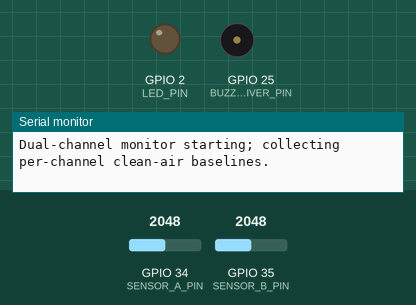
Recording of a sketch running on a simulated ESP32. Parts: output pins drawn as LEDs (lit = HIGH), buzzer (waves = sounding, pin HIGH), the last lines printed to the serial monitor. The inputs (shaded band) are chosen by the test bench; at power-on: GPIO 34 (SENSOR_A_PIN) = 2048, GPIO 35 (SENSOR_B_PIN) = 2048 (analog values on the 0–4095 scale). WiFi joins after 1.5 s; servers stay silent unless stated.

Above: at 1.2 s.
1.3 s: GPIO 34 (SENSOR_A_PIN) set to 10
2.8 s: GPIO 34 (SENSOR_A_PIN) set to 7
At 3.6 s:
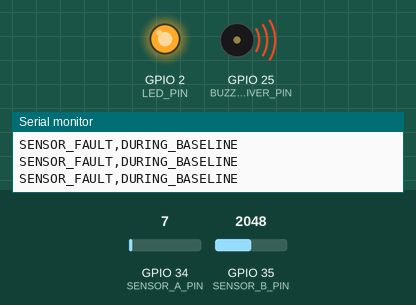
Timing chart, 0 to 5.8 s (numbered marks = the images above; inputs shaded):
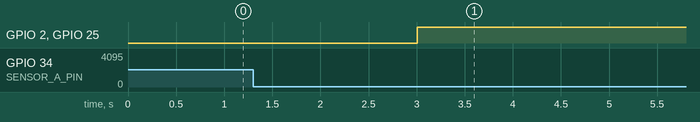

The sketch:

esp32_local_gas.ino
```cpp
/* Local bench demonstrator only. Not a certified gas alarm.
   Uses two independent analog sensor channels for health/agreement checks.
   Confirm the exact board, sensors, output voltage and pinout before wiring.
   ESP32 ADC pins are not 5-V tolerant; add a suitable divider/interface.
*/
#include <Arduino.h>
#include <WiFi.h>
#include <HTTPClient.h>
#include "credentials.h"

// Optional DHT22: install the Adafruit DHT sensor library and set to 1.
#define ENABLE_DHT22 0
#if ENABLE_DHT22
#include <DHT.h>
constexpr int DHT_PIN = 4;
DHT dht(DHT_PIN, DHT22);
#endif

constexpr int SENSOR_A_PIN = 34;       // ADC1, classic ESP32 example; confirm board
constexpr int SENSOR_B_PIN = 35;       // ADC1, second independent analog sensor
constexpr int LED_PIN = 2;             // Example only; board dependent
constexpr int BUZZER_DRIVER_PIN = 25;  // Use a transistor/driver, not GPIO for buzzer load
constexpr uint32_t SAMPLE_MS = 250;
constexpr uint32_t BASELINE_MS = 60000;
constexpr uint32_t TELEMETRY_MS = 2000;
constexpr float TRIP_RATIO = 1.80f;  // Demonstration setting; calibrate for the actual sensor
constexpr float CLEAR_RATIO = 1.35f;
constexpr uint8_t TRIP_COUNT = 3, CLEAR_COUNT = 8;
constexpr uint8_t STUCK_COUNT_LIMIT = 40;

float baselineA = 0, baselineB = 0;
uint32_t baselineSamples = 0;
bool alarmOn = false, baselineReady = false;
uint8_t highCount = 0, lowCount = 0, stuckCountA = 0, stuckCountB = 0;
uint32_t lastSample = 0, bootAt = 0;
int rawA = 0, rawB = 0, previousRawA = -1, previousRawB = -1;
float indexA = 0, indexB = 0, temperatureC = NAN, humidityPct = NAN;
bool faultA = false, faultB = false;

int averagedRead(int pin) {
  uint32_t total = 0;
  for (int i = 0; i < 8; ++i) { total += analogRead(pin); delayMicroseconds(250); }
  return total / 8;
}

bool adcRail(int value) { return value <= 8 || value >= 4087; }

void updateHealth() {
  if (rawA == previousRawA) { if (stuckCountA < STUCK_COUNT_LIMIT) ++stuckCountA; } else stuckCountA = 0;
  if (rawB == previousRawB) { if (stuckCountB < STUCK_COUNT_LIMIT) ++stuckCountB; } else stuckCountB = 0;
  previousRawA = rawA; previousRawB = rawB;
  faultA = adcRail(rawA) || stuckCountA >= STUCK_COUNT_LIMIT;
  faultB = adcRail(rawB) || stuckCountB >= STUCK_COUNT_LIMIT;
}

void outputs(bool on) { digitalWrite(LED_PIN, on ? HIGH : LOW); digitalWrite(BUZZER_DRIVER_PIN, on ? HIGH : LOW); }

void telemetryTask(void*) {
  for (;;) {
    if (WiFi.status() == WL_CONNECTED && baselineReady) {
      HTTPClient http;
      String url = String("http://") + SERVER_HOST + ":" + SERVER_PORT + "/api/telemetry";
      http.setTimeout(700);
      if (http.begin(url)) {
        http.addHeader("Content-Type", "application/json");
        char body[320];
#if ENABLE_DHT22
        snprintf(body, sizeof(body), "{\"sensor_a_raw\":%d,\"sensor_b_raw\":%d,\"sensor_a_index\":%.4f,\"sensor_b_index\":%.4f,\"temperature\":%.2f,\"humidity\":%.2f,\"alarm\":%s}", rawA, rawB, indexA, indexB, temperatureC, humidityPct, alarmOn ? "true" : "false");
#else
        snprintf(body, sizeof(body), "{\"sensor_a_raw\":%d,\"sensor_b_raw\":%d,\"sensor_a_index\":%.4f,\"sensor_b_index\":%.4f,\"alarm\":%s}", rawA, rawB, indexA, indexB, alarmOn ? "true" : "false");
#endif
        http.POST((uint8_t*)body, strlen(body));
        http.end();
      }
    }
    vTaskDelay(pdMS_TO_TICKS(TELEMETRY_MS));
  }
}

void setup() {
  pinMode(LED_PIN, OUTPUT); pinMode(BUZZER_DRIVER_PIN, OUTPUT); outputs(false);
  Serial.begin(115200); analogReadResolution(12); bootAt = millis();
#if ENABLE_DHT22
  dht.begin();
#endif
  WiFi.mode(WIFI_STA); WiFi.setAutoReconnect(true); WiFi.begin(WIFI_SSID, WIFI_PASSWORD);
  xTaskCreatePinnedToCore(telemetryTask, "telemetry", 6144, nullptr, 1, nullptr, 0);
  Serial.println("Dual-channel monitor starting; collecting per-channel clean-air baselines.");
}

void loop() {
  const uint32_t now = millis();
  if (now - lastSample < SAMPLE_MS) return;
  lastSample = now;
  rawA = averagedRead(SENSOR_A_PIN); rawB = averagedRead(SENSOR_B_PIN);
  updateHealth();
#if ENABLE_DHT22
  const float t = dht.readTemperature(), h = dht.readHumidity();
  if (isfinite(t)) temperatureC = t;
  if (isfinite(h)) humidityPct = h;
#endif

  if (!baselineReady) {
    if (now - bootAt < BASELINE_MS) {
      if (faultA || faultB) { alarmOn = true; outputs(true); Serial.println("SENSOR_FAULT,DURING_BASELINE"); }
      else {
        ++baselineSamples;
        baselineA += (rawA - baselineA) / float(baselineSamples);
        baselineB += (rawB - baselineB) / float(baselineSamples);
      }
      return;
    }
    baselineReady = baselineA > 8 && baselineA < 4087 && baselineB > 8 && baselineB < 4087;
    if (!baselineReady) { alarmOn = true; outputs(true); Serial.println("SENSOR_FAULT,BASELINE_INVALID"); return; }
    Serial.printf("BASELINE_READY,a=%.1f,b=%.1f\n", baselineA, baselineB);
  }

  indexA = baselineA > 1 ? float(rawA) / baselineA : 0;
  indexB = baselineB > 1 ? float(rawB) / baselineB : 0;
  const bool responseHigh = indexA >= TRIP_RATIO || indexB >= TRIP_RATIO;
  const bool sensorFault = faultA || faultB;
  if (sensorFault) {
    alarmOn = true; highCount = 0; lowCount = 0; outputs(true);
  } else if (!alarmOn) {
    lowCount = 0;
    if (responseHigh || sensorFault) { if (++highCount >= TRIP_COUNT) { alarmOn = true; outputs(true); Serial.println(sensorFault ? "LOCAL_ALARM,SENSOR_FAULT" : "LOCAL_ALARM,RESPONSE_HIGH"); } }
    else highCount = 0;
  } else {
    highCount = 0;
    if (!sensorFault && indexA <= CLEAR_RATIO && indexB <= CLEAR_RATIO) { if (++lowCount >= CLEAR_COUNT) { alarmOn = false; outputs(false); Serial.println("LOCAL_ALARM,CLEAR"); } }
    else lowCount = 0;
  }
  Serial.printf("sample,a_raw=%d,b_raw=%d,a_index=%.3f,b_index=%.3f,fault_a=%d,fault_b=%d,alarm=%d,wifi=%d\n", rawA, rawB, indexA, indexB, faultA, faultB, alarmOn, WiFi.status() == WL_CONNECTED);
}
```

credentials.example.h
```cpp
#pragma once
// Copy this file to credentials.h and fill in local values. Do not commit credentials.h.
#define WIFI_SSID "YOUR_WIFI_NAME"
#define WIFI_PASSWORD "YOUR_WIFI_PASSWORD"
#define SERVER_HOST "192.168.1.10" // Laptop LAN IP; no internet service required
#define SERVER_PORT 8765
```

Measured:
- the behaviour switches between 9 and 8 on GPIO 34 (SENSOR_A_PIN) (found by bisection; images 0 and 1)
- after the input at 1.3 s, every drawn part: stays the same
- after the input at 2.8 s, GPIO 2 (LED_PIN), GPIO 25 (BUZZER_DRIVER_PIN): LOW → HIGH after 0.21 s instead of 7.5 s
